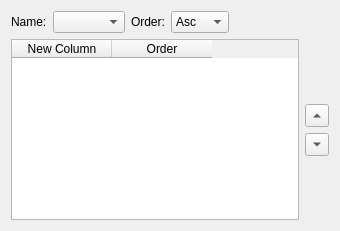
<?xml version="1.0" encoding="UTF-8"?>
<ui version="4.0">
 <class>LReportPropertyFilter</class>
 <widget class="QWidget" name="LReportPropertyFilter">
  <property name="geometry">
   <rect>
    <x>0</x>
    <y>0</y>
    <width>340</width>
    <height>231</height>
   </rect>
  </property>
  <property name="windowTitle">
   <string>Form</string>
  </property>
  <layout class="QVBoxLayout" name="verticalLayout_2">
   <item>
    <layout class="QHBoxLayout" name="horizontalLayout_2">
     <item>
      <widget class="QLabel" name="label">
       <property name="text">
        <string>Name:</string>
       </property>
      </widget>
     </item>
     <item>
      <widget class="QComboBox" name="comboBox"/>
     </item>
     <item>
      <widget class="QLabel" name="label_2">
       <property name="text">
        <string>Order:</string>
       </property>
      </widget>
     </item>
     <item>
      <widget class="QComboBox" name="comboBox_2">
       <item>
        <property name="text">
         <string>Asc</string>
        </property>
       </item>
       <item>
        <property name="text">
         <string>Desc</string>
        </property>
       </item>
      </widget>
     </item>
     <item>
      <spacer name="horizontalSpacer">
       <property name="orientation">
        <enum>Qt::Horizontal</enum>
       </property>
       <property name="sizeHint" stdset="0">
        <size>
         <width>40</width>
         <height>20</height>
        </size>
       </property>
      </spacer>
     </item>
    </layout>
   </item>
   <item>
    <layout class="QHBoxLayout" name="horizontalLayout">
     <item>
      <widget class="QTableWidget" name="tableWidget">
       <column>
        <property name="text">
         <string>New Column</string>
        </property>
       </column>
       <column>
        <property name="text">
         <string>Order</string>
        </property>
       </column>
      </widget>
     </item>
     <item>
      <layout class="QVBoxLayout" name="verticalLayout">
       <item>
        <spacer name="verticalSpacer">
         <property name="orientation">
          <enum>Qt::Vertical</enum>
         </property>
         <property name="sizeHint" stdset="0">
          <size>
           <width>20</width>
           <height>40</height>
          </size>
         </property>
        </spacer>
       </item>
       <item>
        <widget class="QToolButton" name="toolButton">
         <property name="text">
          <string>...</string>
         </property>
         <property name="arrowType">
          <enum>Qt::UpArrow</enum>
         </property>
        </widget>
       </item>
       <item>
        <widget class="QToolButton" name="toolButton_2">
         <property name="text">
          <string>...</string>
         </property>
         <property name="arrowType">
          <enum>Qt::DownArrow</enum>
         </property>
        </widget>
       </item>
       <item>
        <spacer name="verticalSpacer_2">
         <property name="orientation">
          <enum>Qt::Vertical</enum>
         </property>
         <property name="sizeHint" stdset="0">
          <size>
           <width>20</width>
           <height>40</height>
          </size>
         </property>
        </spacer>
       </item>
      </layout>
     </item>
    </layout>
   </item>
  </layout>
 </widget>
 <resources/>
 <connections/>
</ui>
